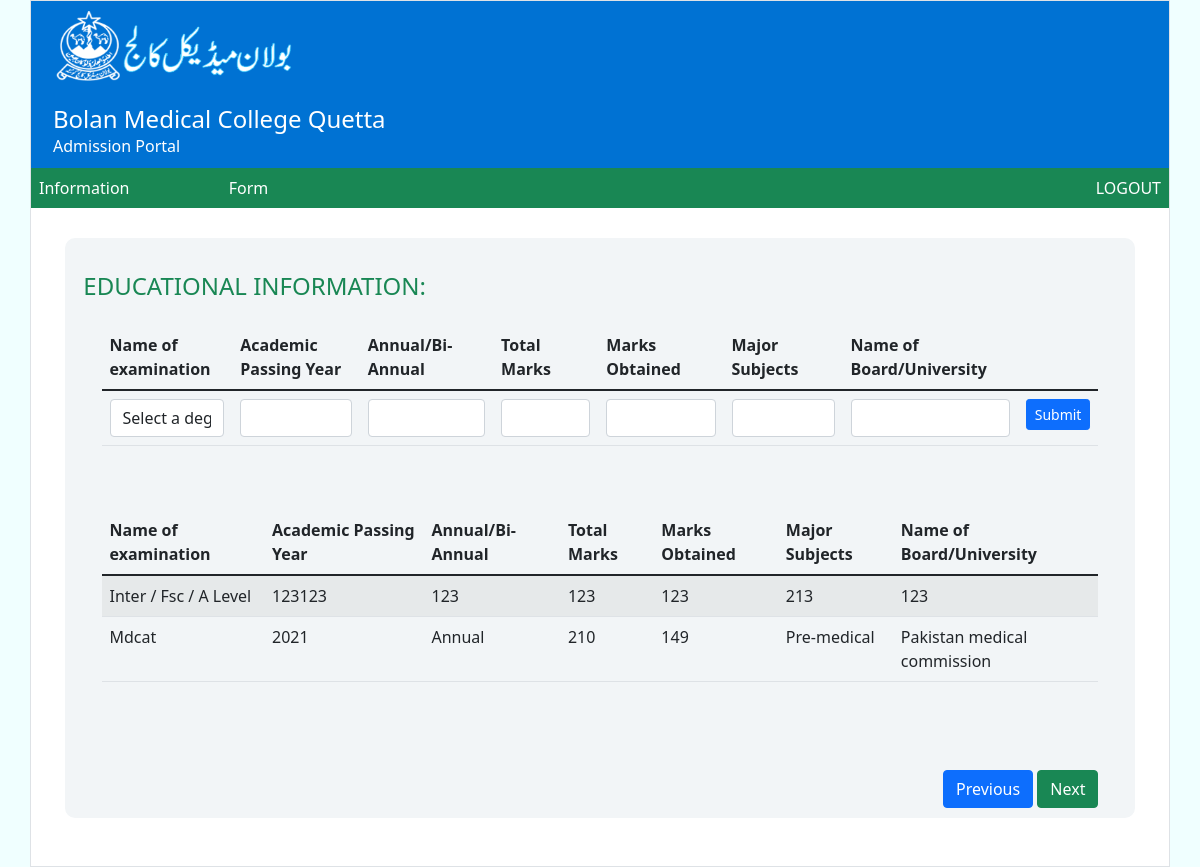
The page /education.php on the database its author committed.
### tables this page shows
CREATE TABLE `edu_details` (
  `id` int(11) NOT NULL,
  `student_id` int(11) NOT NULL,
  `degree_id` int(11) NOT NULL,
  `subjects_id` varchar(200) NOT NULL,
  `passing_year` varchar(20) NOT NULL,
  `annual_biannual` varchar(50) NOT NULL,
  `total_marks` varchar(20) NOT NULL,
  `obtained_marks` varchar(20) NOT NULL,
  `percentage` varchar(50) NOT NULL,
  `board_name` varchar(100) NOT NULL
);

CREATE TABLE `degree` (
  `id` int(11) NOT NULL,
  `deg_name` varchar(50) NOT NULL
);

### edu_form.php (the view, shortened to what this page needs)
<div class="row bg-white">
            <div class="col">
                <div class="fc2" style="width:96%;"><br>
                    <span class=" h4 text-start text-success text-uppercase p-2" >Educational Information:</span><br><br>
                    <div class="form2">
                        <form action="education.php" method="POST">
                            <div class="row">
                                <div class="col-sm  table-responsive">
                                    <table class="table table-hover">
                                        <thead>
                                            <tr>
                                                <th>Name of examination</th>
                                                <th>Academic Passing Year</th>
                                                <th>Annual/Bi-Annual</th>
                                                <th>Total Marks</th>
                                                <th>Marks Obtained</th>
                                                <th>Major Subjects</th>
                                                <th>Name of Board/University</th>
                                            </tr>
                                        </thead>
                                        <tbody>
                                            <tr>
                                                <td>
                                                    <select name="degree1" id="degree" class="form-control" required>
                                                    <option> Select a degree</option>
                                                    <?php
                                                    include('connect.php');
                                                    ?>
                                                    </select>
                                                 </td>
                                                <td> <input type="text" class="form-control"  name="apy1"></td>
                                                <td><input type="text" class="form-control" name="ab1"></td>
                                                <td><input type="text" class="form-control" name="t1"></td>
                                                <td><input type="text" class="form-control"  name="ob1"></td>
                                                <td><input type="text" class="form-control" name="sub1"></td>
                                                <td><input type="text" class="form-control" name="board1"></td>
                                                <td><input type="submit" class="btn btn-primary btn-sm" name="submit"></td>
                                            </tr>
                                        </tbody>
                                    </table>
                                </div>
                            </div>
                            <div class="row">
                                <div class="col-sm">
                                <div class="table-responsive">
                                <?php
                                    $s_id=$_SESSION['id'];
                                    $sql2="SELECT * FROM edu_details ed,degree d Where student_id='$s_id' AND ed.degree_id=d.id";
                                    $res=mysqli_query($conn,$sql2);
                                    echo "<br><br><table class='table table-striped'>";
                                    echo "
                                            <thead>
                                            <tr>
                                                <th>Name of examination</th>
                                                <th>Academic Passing Year</th>
                                                <th>Annual/Bi-Annual</th>
                                                <th>Total Marks</th>
                                                <th>Marks Obtained</th>
                                                <th>Major Subjects</th>
                                                <th>Name of Board/University</th>
                                            </tr>
                                            </thead>
                                            <tbody>";
                                    while($row=mysqli_fetch_assoc($res)){
                                        echo "<tr>";
                                        echo "<td>".$row['deg_name']."</td>";
                                        echo "<td>".$row['passing_year']."</td>";
                                        echo "<td>".$row['annual_biannual']."</td>";
                                        echo "<td>".$row['total_marks']."</td>";
                                        echo "<td>".$row['obtained_marks']."</td>";
                                        echo "<td>".$row['subjects_id']."</td>";
                                        echo "<td>".$row['board_name']."</td>";
                                        echo "</tr>";
                                    }
                                    echo "</tbody>";
                                ?>
                                </table>
                                </div>
                            </div>
                            </div>
                            <div class="row">
                                <div class="col-sm text-end">
                                    <br> <br><br>
                                    <button class="btn btn-primary"> <a href="admin.php" class="text-decoration-none text-white">Previous</a> </button>
                                    <button class="btn btn-success"><a href="subjects.php" class="text-decoration-none text-white"> Next</a> </button>
                                </div>
                            </div>
                        </form>
                    </div>
                </div>
              <br><br>
            </div>
        </div>
</div>

### education.php (shortened to what this page needs)
?><!DOCTYPE html>
<html lang="en">
<head>
    <link rel="stylesheet" href="styles.css">
    <link href="https://cdn.jsdelivr.net/npm/bootstrap@5.1.1/dist/css/bootstrap.min.css" rel="stylesheet">
</head>
<body style="background-color:azure;">
    <div class="container-sm border">
        <div class="row">
            <div class="col header">
                <div class="align2">
                   <img src="img/logo4.png"><br><br>
                   <span class=" h4 text-start text-white">Bolan Medical College Quetta</span>
                   <br>
                   <span class="text-start text-white">Admission Portal </span>
               </div>
            </div>
        </div>
        <?php
        include('admin_menu.php');
        ?>
        <?php
        include('edu_form.php');
        ?>
</body>
</html>

### admin_menu.php
<div class="row bg-success">
           <div class="col-sm-2 p-2">
               <a href="information.php" class="text-white text-decoration-none">Information</a>
            </div>
           <div class="col-sm-2 p-2">
           <a href="information.php" class="text-white text-decoration-none">Form</a>
           </div>
           <div class="col-sm-6"></div>
           <div class="col-sm-2 text-end p-2"> <a href="logout.php" class="text-white text-decoration-none h6">LOGOUT</a></div>
</div>

### styles.css (style rules this page uses)
.header { background-color: #0072d3; }
.header img { height: 70px; }
.align2 { width:400px; position: relative; padding: 10px; }
.fc2 { width:80%; margin: auto; min-height:480px; margin-top: 30px; border-radius: 10px; background-color: rgb(242, 245, 247); padding: 10px; }
.form2 { width:95%; margin: auto; }

### rows shown on the page
edu_details: degree.deg_name "Inter / Fsc / A Level", passing_year "123123", annual_biannual "123", total_marks "123", obtained_marks "123", subjects "213", board_name "123"
edu_details: degree.deg_name "Mdcat", passing_year "2021", annual_biannual "Annual", total_marks "210", obtained_marks "149", subjects "Pre-medical", board_name "Pakistan medical commission"
